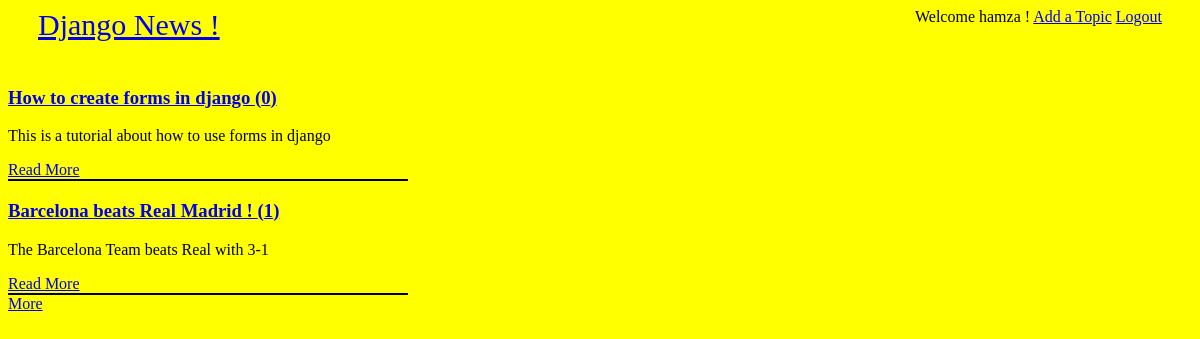
The app's page /topics/ (signed in) with its own data.
### topics/models.py (models this page shows, shortened)
class Topic(models.Model):
    published_at = models.DateTimeField(blank=False, null=False,  default=timezone.now())
    title = models.CharField(blank=False, null=False, max_length=100)
    slug = models.CharField(blank=False, null=False, max_length=100)
    content = models.TextField(blank=False, null=False)
    author = models.ForeignKey(User, on_delete=models.CASCADE, verbose_name='author of the Topic')
    nbr_upvotes = models.IntegerField(blank=False, null=False, default=0)
    class Meta:
        db_table = 'topics'
        ordering = ['-published_at']

### topics/views.py (the view)
# urls.py: path('', views.list_topics, name='list_topics'),
def list_topics(request):
    sorting_type = request.GET.get('sort', 'recent')
    if sorting_type == 'recent' or (sorting_type != 'recent' and sorting_type != 'rated') :
        topic_list = Topic.objects.all()
    else:
        topic_list = Topic.objects.order_by('-nbr_upvotes')
    paginator = Paginator(topic_list, 2)
    page = request.GET.get('page')
    topics = paginator.get_page(page)
    return render(request, 'topics/list.html', {'topics': topics})

### djangonews/templates/topics/list.html (shortened to what this page needs)
{% extends 'base.html' %}
{% block content %}
{% for t in topics %}
    <div class="topic-block">
        <article>
            <h3><a href="{% url 'detail_topic' slug=t.slug %}">{{ t.title }} ({{ t.comments.count }})</a></h3>
            <p> {{ t.content }}</p>
            <div>
                <a href="{% url 'detail_topic' slug=t.slug %}">Read More</a>
            </div>
        </article>
        <span class="line"></span>
    </div>
{% endfor %}
    <div class="pagination">
       {% if topics.has_next %}
        <a href="?page={{ topics.next_page_number }}">More</a>
       {% else %}
        <a href="?page={{ topics.previous_page_number }}">Previous</a>
       {% endif %}
    </div>
{% endblock %}

### djangonews/templates/base.html (shortened to what this page needs)
{% load staticfiles %}
<!DOCTYPE>
<html>
    <head>
        <link href="{% static 'topics/styles/main.css' %}" rel="stylesheet">
    </head>
    <body>
        <header class="base_header">
            <div class="logo">
                <a href="{% url 'site_index' %}">Django News !</a>
            </div>
            <div class="profile">
                {% if user.is_authenticated %}
                    <span>Welcome {{ user.get_username }} ! </span>
                    <a href="{% url 'add_topic' %}">Add a Topic</a>
                    <a href="{% url 'user_logout' %}">Logout</a>
                {% else %}
                    <a href="{% url 'user_login' %}">Login</a>
                {% endif %}
            </div>
        </header>
        <main>
            {% block content %}
            {% endblock %}
        </main>
    </body>
</html>

### topics/static/topics/styles/main.css (style rules this page uses)
body { background-color: yellow; }
header.base_header { height: 60px; }
header.base_header .logo { display: inline-block; float: left; font-size: 30px; margin-left: 30px; }
header.base_header .profile { display: inline-block; float: right; margin-right: 30px; }
.topic-block .line { display: block; width: 400px; height: 2px; background-color: black; }

### records on screen
Topic: title "How to create forms in django", comments.count "0", content "This is a tutorial about how to use forms in django"
Topic: title "Barcelona beats Real Madrid !", comments.count "1", content "The Barcelona Team beats Real with 3-1"

### other values on screen
{{ user.get_username }} "hamza"
